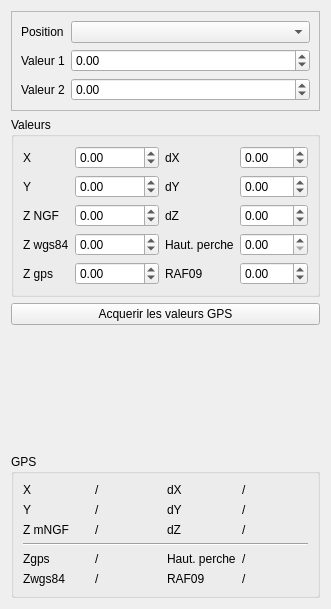
<?xml version="1.0" encoding="UTF-8"?>
<ui version="4.0">
 <class>Form</class>
 <widget class="QWidget" name="Form">
  <property name="geometry">
   <rect>
    <x>0</x>
    <y>0</y>
    <width>311</width>
    <height>609</height>
   </rect>
  </property>
  <property name="windowTitle">
   <string>Form</string>
  </property>
  <layout class="QVBoxLayout" name="verticalLayout">
   <item>
    <widget class="QFrame" name="frame">
     <property name="frameShape">
      <enum>QFrame::StyledPanel</enum>
     </property>
     <property name="frameShadow">
      <enum>QFrame::Raised</enum>
     </property>
     <layout class="QFormLayout" name="formLayout_2">
      <item row="0" column="0">
       <widget class="QLabel" name="label">
        <property name="text">
         <string>Position</string>
        </property>
       </widget>
      </item>
      <item row="0" column="1">
       <widget class="QComboBox" name="comboBox_position"/>
      </item>
      <item row="1" column="0">
       <widget class="QLabel" name="label_21">
        <property name="text">
         <string>Valeur 1</string>
        </property>
       </widget>
      </item>
      <item row="1" column="1">
       <widget class="QDoubleSpinBox" name="doubleSpinBox_valeur1">
        <property name="minimum">
         <double>-1.000000000000000</double>
        </property>
        <property name="maximum">
         <double>999999.000000000000000</double>
        </property>
       </widget>
      </item>
      <item row="2" column="0">
       <widget class="QLabel" name="label_23">
        <property name="text">
         <string>Valeur 2</string>
        </property>
       </widget>
      </item>
      <item row="2" column="1">
       <widget class="QDoubleSpinBox" name="doubleSpinBox_valeur2">
        <property name="minimum">
         <double>-1.000000000000000</double>
        </property>
        <property name="maximum">
         <double>999999.000000000000000</double>
        </property>
       </widget>
      </item>
     </layout>
    </widget>
   </item>
   <item>
    <widget class="QGroupBox" name="groupBox_2">
     <property name="title">
      <string>Valeurs</string>
     </property>
     <layout class="QGridLayout" name="gridLayout_2">
      <item row="2" column="3">
       <widget class="QDoubleSpinBox" name="doubleSpinBox_dZ">
        <property name="minimum">
         <double>-1.000000000000000</double>
        </property>
       </widget>
      </item>
      <item row="0" column="0">
       <widget class="QLabel" name="label_5">
        <property name="text">
         <string>X</string>
        </property>
       </widget>
      </item>
      <item row="0" column="3">
       <widget class="QDoubleSpinBox" name="doubleSpinBox_dX">
        <property name="minimum">
         <double>-1.000000000000000</double>
        </property>
       </widget>
      </item>
      <item row="2" column="2">
       <widget class="QLabel" name="label_15">
        <property name="text">
         <string>dZ</string>
        </property>
       </widget>
      </item>
      <item row="0" column="1">
       <widget class="QDoubleSpinBox" name="doubleSpinBox_X">
        <property name="minimum">
         <double>-1.000000000000000</double>
        </property>
        <property name="maximum">
         <double>9999999.000000000000000</double>
        </property>
       </widget>
      </item>
      <item row="1" column="2">
       <widget class="QLabel" name="label_14">
        <property name="text">
         <string>dY</string>
        </property>
       </widget>
      </item>
      <item row="1" column="3">
       <widget class="QDoubleSpinBox" name="doubleSpinBox_dY">
        <property name="minimum">
         <double>-1.000000000000000</double>
        </property>
       </widget>
      </item>
      <item row="2" column="0">
       <widget class="QLabel" name="label_11">
        <property name="text">
         <string>Z NGF</string>
        </property>
       </widget>
      </item>
      <item row="0" column="2">
       <widget class="QLabel" name="label_7">
        <property name="text">
         <string>dX</string>
        </property>
       </widget>
      </item>
      <item row="3" column="0">
       <widget class="QLabel" name="label_13">
        <property name="text">
         <string>Z wgs84</string>
        </property>
       </widget>
      </item>
      <item row="3" column="1">
       <widget class="QDoubleSpinBox" name="doubleSpinBox_Zwgs84">
        <property name="minimum">
         <double>-100.000000000000000</double>
        </property>
        <property name="maximum">
         <double>9999.000000000000000</double>
        </property>
       </widget>
      </item>
      <item row="1" column="1">
       <widget class="QDoubleSpinBox" name="doubleSpinBox_Y">
        <property name="minimum">
         <double>-1.000000000000000</double>
        </property>
        <property name="maximum">
         <double>9999999.000000000000000</double>
        </property>
       </widget>
      </item>
      <item row="1" column="0">
       <widget class="QLabel" name="label_9">
        <property name="text">
         <string>Y</string>
        </property>
       </widget>
      </item>
      <item row="4" column="0">
       <widget class="QLabel" name="label_18">
        <property name="text">
         <string>Z gps</string>
        </property>
       </widget>
      </item>
      <item row="4" column="2">
       <widget class="QLabel" name="label_16">
        <property name="text">
         <string>RAF09</string>
        </property>
       </widget>
      </item>
      <item row="4" column="3">
       <widget class="QDoubleSpinBox" name="doubleSpinBox_raf09">
        <property name="minimum">
         <double>-999.000000000000000</double>
        </property>
        <property name="maximum">
         <double>999.000000000000000</double>
        </property>
       </widget>
      </item>
      <item row="4" column="1">
       <widget class="QDoubleSpinBox" name="doubleSpinBox_Zgps">
        <property name="minimum">
         <double>-100.000000000000000</double>
        </property>
        <property name="maximum">
         <double>9999.000000000000000</double>
        </property>
       </widget>
      </item>
      <item row="2" column="1">
       <widget class="QDoubleSpinBox" name="doubleSpinBox_Zngf">
        <property name="enabled">
         <bool>true</bool>
        </property>
        <property name="minimum">
         <double>-100.000000000000000</double>
        </property>
        <property name="maximum">
         <double>9999.000000000000000</double>
        </property>
       </widget>
      </item>
      <item row="3" column="2">
       <widget class="QLabel" name="label_22">
        <property name="text">
         <string>Haut. perche</string>
        </property>
       </widget>
      </item>
      <item row="3" column="3">
       <widget class="QDoubleSpinBox" name="doubleSpinBox_hautperche"/>
      </item>
     </layout>
    </widget>
   </item>
   <item>
    <widget class="QPushButton" name="pushButton_catchvalues">
     <property name="text">
      <string>Acquerir les valeurs GPS</string>
     </property>
    </widget>
   </item>
   <item>
    <spacer name="verticalSpacer">
     <property name="orientation">
      <enum>Qt::Vertical</enum>
     </property>
     <property name="sizeHint" stdset="0">
      <size>
       <width>20</width>
       <height>40</height>
      </size>
     </property>
    </spacer>
   </item>
   <item>
    <widget class="QGroupBox" name="groupBox">
     <property name="title">
      <string>GPS</string>
     </property>
     <layout class="QGridLayout" name="gridLayout_3">
      <item row="4" column="1">
       <widget class="QLabel" name="label_zgps">
        <property name="text">
         <string>/</string>
        </property>
       </widget>
      </item>
      <item row="5" column="3">
       <widget class="QLabel" name="label_raf09">
        <property name="text">
         <string>/</string>
        </property>
       </widget>
      </item>
      <item row="5" column="2">
       <widget class="QLabel" name="label_20">
        <property name="text">
         <string>RAF09</string>
        </property>
       </widget>
      </item>
      <item row="4" column="0">
       <widget class="QLabel" name="label_2">
        <property name="text">
         <string>Zgps</string>
        </property>
       </widget>
      </item>
      <item row="5" column="1">
       <widget class="QLabel" name="label_zwgs84">
        <property name="text">
         <string>/</string>
        </property>
       </widget>
      </item>
      <item row="5" column="0">
       <widget class="QLabel" name="label_17">
        <property name="text">
         <string>Zwgs84</string>
        </property>
       </widget>
      </item>
      <item row="2" column="1">
       <widget class="QLabel" name="label_Z">
        <property name="text">
         <string>/</string>
        </property>
       </widget>
      </item>
      <item row="1" column="0">
       <widget class="QLabel" name="label_6">
        <property name="text">
         <string>Y</string>
        </property>
       </widget>
      </item>
      <item row="0" column="3">
       <widget class="QLabel" name="label_dX">
        <property name="text">
         <string>/</string>
        </property>
       </widget>
      </item>
      <item row="0" column="2">
       <widget class="QLabel" name="label_4">
        <property name="text">
         <string>dX</string>
        </property>
       </widget>
      </item>
      <item row="2" column="0">
       <widget class="QLabel" name="label_10">
        <property name="text">
         <string>Z mNGF</string>
        </property>
       </widget>
      </item>
      <item row="1" column="2">
       <widget class="QLabel" name="label_8">
        <property name="text">
         <string>dY</string>
        </property>
       </widget>
      </item>
      <item row="1" column="3">
       <widget class="QLabel" name="label_dY">
        <property name="text">
         <string>/</string>
        </property>
       </widget>
      </item>
      <item row="1" column="1">
       <widget class="QLabel" name="label_Y">
        <property name="text">
         <string>/</string>
        </property>
       </widget>
      </item>
      <item row="2" column="2">
       <widget class="QLabel" name="label_12">
        <property name="text">
         <string>dZ</string>
        </property>
       </widget>
      </item>
      <item row="0" column="0">
       <widget class="QLabel" name="label_3">
        <property name="text">
         <string>X</string>
        </property>
       </widget>
      </item>
      <item row="2" column="3">
       <widget class="QLabel" name="label_dZ">
        <property name="text">
         <string>/</string>
        </property>
       </widget>
      </item>
      <item row="0" column="1">
       <widget class="QLabel" name="label_X">
        <property name="text">
         <string>/</string>
        </property>
       </widget>
      </item>
      <item row="3" column="0" colspan="4">
       <widget class="Line" name="line">
        <property name="orientation">
         <enum>Qt::Horizontal</enum>
        </property>
       </widget>
      </item>
      <item row="4" column="2">
       <widget class="QLabel" name="label_19">
        <property name="text">
         <string>Haut. perche</string>
        </property>
       </widget>
      </item>
      <item row="4" column="3">
       <widget class="QLabel" name="label_hautperche">
        <property name="text">
         <string>/</string>
        </property>
       </widget>
      </item>
     </layout>
    </widget>
   </item>
  </layout>
 </widget>
 <resources/>
 <connections/>
</ui>
